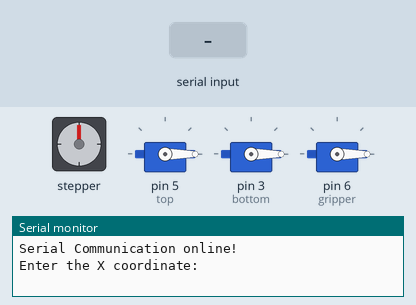
Recording of a sketch running on a simulated Arduino Uno, built with avr-gcc and run on an emulated ATmega328P. Shown: stepper motor, 3 × servo, the last lines printed to the serial monitor. Wiring (inferred from the names in the program): stepper motor (600 steps per turn assumed): coils pin 9, pin 11, pin 4, pin 10. Inputs (shaded band) come from the test bench.

Above: at 1.3 s.
1.4 s: "N\n" received over Serial
2.9 s: "30,150\n" received over Serial
4.4 s: "5\n" received over Serial
At 10.8 s:
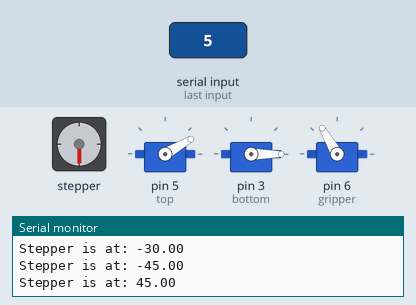
At 13.0 s:
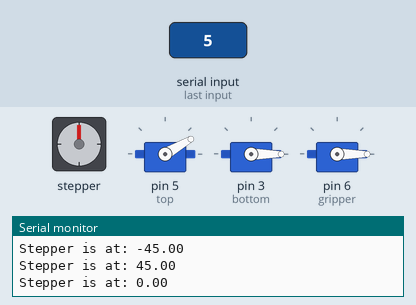
Timing chart, 0 to 14.5 s (numbered marks = the images above; inputs shaded):
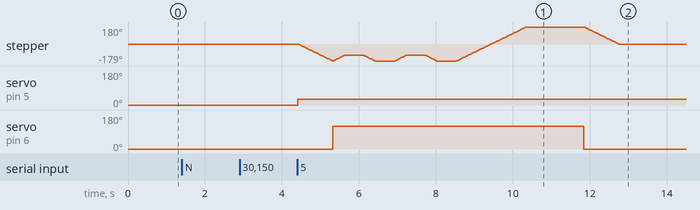

The sketch:

Robbie.ino
```cpp
#include <Servo.h>
#include <math.h>

const bool runTest = false;
const bool runAgree = false;;
/*
recieve XY coordinates with unit length as CONV_FACT (defined later).
Convert XY to cm.
cm to Polar

For distances             GC
 <9 cm                    4.2
 26cm is limit            3.7

*/

//Units in cm
const float LB = 16.0;               // length LB (cm)
const float LT = 10.5;               // length LT (cm)
const float SC = 3.5;                // Stepper & servo clearance (cm)
float GC = 4;
const float step_trans = 3;

// const float DEG_TO_RAD = 0.017453292519943295f;
const float RAD_TO_DEGS = 57.29577951308232f;

const int stepsPerRev = 600;                 // stepper steps per revolution
const float STEPS_TO_DEG = 90.0/ (float)stepsPerRev;
const float DEG_TO_STEPS = (float)stepsPerRev / 90.0;

const int IN1 = 9;
const int IN2 = 11;
const int IN3 = 4;
const int IN4 = 10;

//Grid things
const float CONV_FACT = 1.75;
const float transX = 9.0f;
const float transY = 4.0f;

long stepCount = 0; //Track of Stepper rotation

//Matrix to manipulate stepper code better
const int writer[4][4] = {
  {1, 0, 0, 0},
  {0, 1, 0, 0},
  {0, 0, 1, 0},
  {0, 0, 0, 1}
};

//Datatype to store related value pairs
struct Pair {
  float first;
  float second;
};

//Function definitions

//Input
float floatFromSerial();

//Inverse Kinematics
Pair inverseKinematics(float distance);

//Movement
void smoothMove(int targetAngle, Servo input); //slow servo
void clockWise(int steps); //Rotate stepper clockwise
void antiClockWise(int steps); //other way
void moveArm(float botAng, float topAng, int degrees);
void toDump();
void waiter_pos();

Servo top, bottom, gripper;

void setup() {
  top.attach(5);
  top.write(0);
  delay(50);

  bottom.attach(3);
  bottom.write(0);
  delay(50);

  gripper.attach(6);
  gripper.write(0);
  delay(50);

  pinMode(IN1, OUTPUT);
  pinMode(IN2, OUTPUT);
  pinMode(IN3, OUTPUT);
  pinMode(IN4, OUTPUT);

  if(runTest){
  smoothMove(30, top);
  smoothMove(30, bottom);

  clockWise(90);
  delay(500);
  antiClockWise(90);

  smoothMove(0, bottom);
  smoothMove(0, top);

  gripper.write(120);
  delay(500);
  gripper.write(0);
  }


  Serial.begin(9600);
  Serial.println();
  Serial.println("Serial Communication online!");
}

void loop() {

  Serial.println("Enter the X coordinate: ");
  float usrX = floatFromSerial();
  Serial.print("X coord is: ");
  Serial.println(usrX);
  usrX -= transX;
  if(usrX > 31 || usrX < 0){
    Serial.println("Coords error! X coord out of bounds!");
    Serial.println("DONE");
    return;
  }

  Serial.println("Enter the Y coordinate: ");
  float usrY = floatFromSerial();
  Serial.print("Y coord is: ");
  Serial.println(usrY);
  usrY -= transY;
  if(usrY > 22 || usrY < 0){
    Serial.println("Coords error! Y coord out of bounds!");
    Serial.println("DONE");
    return;
  }

  usrX = usrX * CONV_FACT;
  usrY = usrY * CONV_FACT;

  Pair polarCoords = cartToPolar(usrX, usrY);

  // Serial.print("Enter the distance in CM: ");
  // Pair polarCoords;
  // polarCoords.first = floatFromSerial();
  // polarCoords.second = 0;

  Serial.print("Distance is: ");
  Serial.println(polarCoords.first);
  Serial.print("Angle is: ");
  Serial.println(polarCoords.second);

  if(polarCoords.first > 25.5 || polarCoords.first < 8){
    Serial.println("RISKY TERRITORY!");
    sayNo();
    Serial.println("DONE");
    return;
  }

  if(polarCoords.second > 60)polarCoords.first -= 3;

  Pair servoRot = inverseKinematics(polarCoords.first + step_trans);
  if(isnan(servoRot.first) || isnan(servoRot.second)){
    Serial.println("NAN ERROR!");
    sayNo();
    Serial.println("DONE");
    return;
  }
  Serial.print("Bottom Servo is at: ");
  Serial.println(servoRot.first);
  Serial.print("Top Servo is at: ");
  Serial.println(servoRot.second);

  if(runAgree){
  Serial.println("Carry on with process? Y/N: ");
  String usrAgree = "";
  while (usrAgree.length() == 0) {
    if (Serial.available()) {
        usrAgree = Serial.readStringUntil('\n');
        usrAgree.trim();
    }
}

  if (usrAgree.equalsIgnoreCase("N")) {
      return; // abort
  }
  else if (usrAgree.equalsIgnoreCase("Y")) {
      moveArm(servoRot.first, servoRot.second, (int)round(polarCoords.second));
      Serial.println("DONE");
  }
  else {
      Serial.println("INVALID OPTION!");
  }
  }
  else {
  moveArm(servoRot.first, servoRot.second, (int)round(polarCoords.second));
  Serial.println("DONE");
  }

  //clear serial buffer
  while(Serial.available()) Serial.read();

}

Pair inverseKinematics(float distance){
  Pair output;
  float BF = sqrt(SC*SC + distance*distance);
  float EF = SC;
  float BE = distance;
  float DE = GC - EF;
  float BD = sqrt(BE*BE + DE*DE);

  float CBDNum = LT*LT - LB*LB - BD*BD;
  float CBDDen = -2 * BD * LB;
  Serial.print("CBD fraction is: ");
  Serial.println(CBDNum/CBDDen);

  float CBDRad = acos(CBDNum/CBDDen);
  float CBDDeg = CBDRad * RAD_TO_DEGS;

  float DBERad = atan2(DE, BE);
  float DBEDeg = DBERad * RAD_TO_DEGS;

  Serial.print("Bottom angle is: ");
  Serial.println(CBDDeg+DBEDeg);

  float CBENot =90 - CBDDeg - DBEDeg;

  float BCDNum = BD*BD - LT*LT - LB*LB;
  float BCDDen = -2 * LT * LB;
  Serial.print("BCD fraction is: ");
  Serial.println(BCDNum/BCDDen);

  float BCDRad = acos(BCDNum/BCDDen);
  float BCDDeg = BCDRad * RAD_TO_DEGS;

  Serial.print("Top angle is: ");
  Serial.println(BCDDeg);

  float BCDNot = 180 - BCDDeg;

  output.first = CBENot;
  output.second = BCDNot;

  return output;
}

Pair inverseK(float distance){
  Pair output;

  //Triangle ABE
  float BE = sqrt(SC*SC + distance*distance);
  float BEA = atan(distance/BE);
  float ABE = 90 - BEA;

  //Triangle BDE
  float BED = ABE;
  float BD = sqrt(BE*BE + GC*GC - 2*GC*BE*cos(BED));
  float EBD = acos((GC*GC - BD*BD - BE*BE)/(-2*BD*BE));

  //Triangle FBD
  float FBD = 90 - ((ABE+EBD)*RAD_TO_DEGS);

  //Triangle BCD
  float BCD = acos((BD*BD - LB*LB - LT*LT)/(-2*LB*LT));
  float CBD = acos((LT*LT - LB*LB - BD*BD)/(-2*LB*BD));

  //first is botServo.
  output.first = 90 - ((CBD+FBD)*RAD_TO_DEGS);
  output.second = 180 - BCD;

  return output;

}


void smoothMove(int targetAngle, Servo input){
    int currentAngle = input.read();

  //Decide if we have to move up or down the circle of movement
  int step = (currentAngle < targetAngle) ? 1 : -1;

  while(currentAngle != targetAngle){
    currentAngle += step;
    input.write(currentAngle);
    //Adjust delay to adjust servo speed
    delay(50);
    }
}

void clockWise(int steps) {
  steps = (int)round(steps * DEG_TO_STEPS);
  //Check if stepper is already past 120 degrees.
  if(stepCount+steps > DEG_TO_STEPS * 180){
    Serial.println("Stepper out of bounds!");
    return;
  }

  //Add onto stepCount
  stepCount += steps;
  while (steps > 0) {
    for (int k = 0; k < 4; k++) {
      //Loop through writer matrix to turn on IN pins in order
      digitalWrite(IN1, writer[k][0]);
      digitalWrite(IN2, writer[k][1]);
      digitalWrite(IN3, writer[k][2]);
      digitalWrite(IN4, writer[k][3]);
      delay(3); // Adjust as needed
      steps--;
    }
  }

  Serial.print("Stepper is at: ");
  Serial.println(STEPS_TO_DEG * stepCount);

}

void antiClockWise(int steps) {
  steps = (int)round(steps * DEG_TO_STEPS);
  //Check whether given input surpasses traversed steps
  if(stepCount - steps < -90 * DEG_TO_STEPS){
    Serial.println("Stepper out of bounds!");
    return;
  }

  stepCount -= steps;
  while (steps > 0) {
    for (int k = 3; k >= 0; k--) {
      digitalWrite(IN1, writer[k][0]);
      digitalWrite(IN2, writer[k][1]);
      digitalWrite(IN3, writer[k][2]);
      digitalWrite(IN4, writer[k][3]);
      delay(3);
      steps--;
    }
  }
  Serial.print("Stepper is at: ");
  Serial.println(STEPS_TO_DEG * stepCount);
}

Pair cartToPolar (float x, float y){
  float r = sqrt(x*x + y*y);
  float theta = atan(y/x) * RAD_TO_DEGS;
  Pair output;
  output.first = r;
  output.second = theta;
  return output;
}

//Basic func to ask userInp then convert to float
float floatFromSerial() {
  while (Serial.available() == 0) {
    // Waiting period
  }
  String input = Serial.readStringUntil('\n');
  input.trim(); // Remove junk
  return input.toFloat();
}

void moveArm(float botAng, float topAng, int degrees){
  clockWise(degrees);
  smoothMove(topAng, top);
  gripper.write(180);
  smoothMove(botAng, bottom);

  smoothMove(0, gripper);
  toDump();
  waiter_pos();
}

void toDump(){
  int currDeg = stepCount * STEPS_TO_DEG;
  smoothMove(15, bottom);
  smoothMove(75,top);
  delay(500);
  clockWise(150 - currDeg);
  delay(500);
  gripper.write(180);
  delay(500);
}

void waiter_pos(){
  int currDeg = stepCount * STEPS_TO_DEG;
  smoothMove(0, top);
  smoothMove(0, bottom);
  gripper.write(0);
  antiClockWise(currDeg);
  delay(500);
}

void sayNo(){
  top.write(30);
  antiClockWise(45);
  gripper.write(120);
  for(int i = 0; i < 2; i++){
    clockWise(15);
    delay(500);
    antiClockWise(15);
    delay(500);
  }
  clockWise(90);
  waiter_pos();
}
```

Measured:
- after the input at 4.4 s, stepper: turns 179° counter-clockwise in 0.89 s, then 59° clockwise in 0.28 s, then 59° counter-clockwise in 0.30 s, then 59° clockwise in 0.29 s, and so on; servo on pin 5 (top): 0° → 30° at once; servo on pin 6 (gripper): 0° → 120° after 0.92 s, → 0° 6.5 s later
